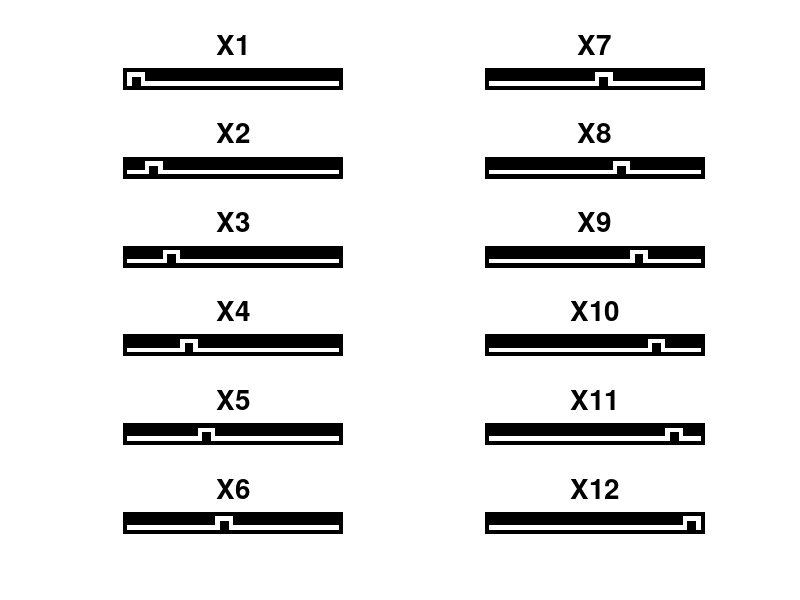

The MATLAB source for this figure: (Note: this script raises an error after producing the figure.)
%% generate pattern
close all; clear; clc;

% x1 = [0 0 0 0 0 0 0 0 0 0 0;
%       0 1 1 1 0 0 0 0 0 0 0;
%       0 1 0 1 0 0 0 0 0 0 0;
%       0 1 0 1 1 1 1 1 1 1 0;
%       0 0 0 0 0 0 0 0 0 0 0];
% 
% x2 = [0 0 0 0 0 0 0 0 0 0 0;
%       0 0 0 0 1 1 1 0 0 0 0 ;
%       0 0 0 0 1 0 1 0 0 0 0;
%       0 1 1 1 1 0 1 1 1 1 0;
%       0 0 0 0 0 0 0 0 0 0 0];
% 
% x3 = [0 0 0 0 0 0 0 0 0 0 0;
%       0 0 0 0 0 0 0 1 1 1 0;
%       0 0 0 0 0 0 0 1 0 1 0;
%       0 1 1 1 1 1 1 1 0 1 0;
%       0 0 0 0 0 0 0 0 0 0 0];
% 
% subplot(1, 3, 1); imshow(x1, 'InitialMagnification', 10000); hold on; title("x1", 'FontSize', 25)
% subplot(1, 3, 2); imshow(x2, 'InitialMagnification', 10000); hold on; title("x2", 'FontSize', 25)
% subplot(1, 3, 3); imshow(x3, 'InitialMagnification', 10000); hold on; title("x3", 'FontSize', 25)
% 
% X = [x1; x2; x3];

template = zeros(5,50);
X = {};
pat_len = 4; % length of pattern where the values are 1

iter = 0; % counting the iteration of while structure
while iter*pat_len+pat_len-1 < 50
    x = template;
    x(2, 2+iter*pat_len:2+iter*pat_len+pat_len-1) = 1;
    x(3, 2+iter*pat_len) = 1; x(3, 2+iter*pat_len+pat_len-1)=1;
    x(4, 2:2+iter*pat_len) = 1; x(4, 2+iter*pat_len+pat_len-1:end-1) = 1;
    X{iter+1} = x;

    iter = iter + 1;
end

for i = 1 : iter
    subplot(subplot(iter/2, 2, i))
    if rem(i,2) == 1
        temp = X{(i+1)/2};
        imshow(temp, 'InitialMagnification', 100000); hold on; 
        title(['X', num2str((i+1)/2)], 'FontSize',20)
    else
        temp = X{i/2+6};
        imshow(temp, 'InitialMagnification', 100000); hold on; 
        title(['X', num2str(i/2+6)], 'FontSize',20)
    end
end

% X = template;
% X(2, 2:2+pat_len-1) = 1;
% X(3, 2) = 1; X(3, 2+pat_len-1) = 1;
% X(4,2) = 1; X(4, 2+pat_len-1: end-1) = 1;
% imshow(X, 'InitialMagnification', 10000);

moments = [];
moments_norm = [];
Y = {X{1}, X{6}, X{12}};
N = iter;
%% 
for i = 1 : iter   
    image = X{i};
    [height, width] = size(image);
    
    %% Calculate the required parameters
    % define a co-ordinate system for image 
    xgrid = repmat((-floor(height/2):1:ceil(height/2)-1)',1,width);
    ygrid = repmat(-floor(width/2):1:ceil(width/2)-1,height,1);
    
    [x_bar, y_bar] = centerOfMass(image,xgrid,ygrid);
    
    % normalize coordinate system by subtracting mean
    xnorm = x_bar - xgrid;
    ynorm = y_bar - ygrid;
    
    %% Calculate the central moments
    % central moments
    mu_11 = central_moments( image ,xnorm,ynorm,1,1);
    mu_20 = central_moments( image ,xnorm,ynorm,2,0);
    mu_02 = central_moments( image ,xnorm,ynorm,0,2);
    mu_21 = central_moments( image ,xnorm,ynorm,2,1);
    mu_12 = central_moments( image ,xnorm,ynorm,1,2);
    mu_03 = central_moments( image ,xnorm,ynorm,0,3);
    mu_30 = central_moments( image ,xnorm,ynorm,3,0);
    
    %% Calculate Hu's Invariant moments
    %central_moment = [mu_11, mu_20, mu_02, mu_21, mu_12, mu_03, mu_30];
    %calculate first 8 hu moments of order 3
    I_one   = mu_20 + mu_02;
    I_two   = (mu_20 - mu_02)^2 + 4*(mu_11)^2;
    I_three = (mu_30 - 3*mu_12)^2 + (mu_03 - 3*mu_21)^2;
    I_four  = (mu_30 + mu_12)^2 + (mu_03 + mu_21)^2;
    I_five  = (mu_30 - 3*mu_12)*(mu_30 + mu_12)*((mu_30 + mu_12)^2 - 3*(mu_21 + mu_03)^2) + (3*mu_21 - mu_03)*(mu_21 + mu_03)*(3*(mu_30 + mu_12)^2 - (mu_03 + mu_21)^2);
    I_six   = (mu_20 - mu_02)*((mu_30 + mu_12)^2 - (mu_21 + mu_03)^2) + 4*mu_11*(mu_30 + mu_12)*(mu_21 + mu_03);
    I_seven = (3*mu_21 - mu_03)*(mu_30 + mu_12)*((mu_30 + mu_12)^2 - 3*(mu_21 + mu_03)^2) + (mu_30 - 3*mu_12)*(mu_21 + mu_03)*(3*(mu_30 + mu_12)^2 - (mu_03 + mu_21)^2);
    I_eight = mu_11*(mu_30 + mu_12)^2 - (mu_03 + mu_21)^2 - (mu_20 - mu_02)*(mu_30 + mu_12)*(mu_21 + mu_03);
    
    %% Apply log, and view the results.
    hu_moments_vector = [I_one, I_two, I_three,I_four,I_five,I_six,I_seven,I_eight];
    hu_moments_vector_norm= -sign(hu_moments_vector).*(log10(abs(hu_moments_vector)));
    moments = [moments; hu_moments_vector];
    moments_norm = [moments_norm; hu_moments_vector_norm];
end

figure;
for m_i = 1 : 8
    subplot(4, 2,m_i)
    plot(moments(:,m_i), 'x-'); hold on;
    title(['I', num2str(m_i)], 'FontSize', 20);
end
% legend(["I1", "I2", "I3", "I4", "I5", "I6", "I7", "I8"]);
% legend(["I3", "I4", "I5", "I6", "I7", "I8"]);